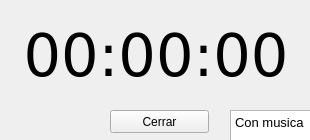
<?xml version="1.0" encoding="UTF-8"?>
<ui version="4.0">
 <class>reloj</class>
 <widget class="QMainWindow" name="reloj">
  <property name="geometry">
   <rect>
    <x>0</x>
    <y>0</y>
    <width>310</width>
    <height>140</height>
   </rect>
  </property>
  <property name="minimumSize">
   <size>
    <width>310</width>
    <height>140</height>
   </size>
  </property>
  <property name="maximumSize">
   <size>
    <width>310</width>
    <height>140</height>
   </size>
  </property>
  <property name="windowTitle">
   <string>Reloj alarma</string>
  </property>
  <property name="windowOpacity">
   <double>1.000000000000000</double>
  </property>
  <property name="layoutDirection">
   <enum>Qt::LeftToRight</enum>
  </property>
  <property name="autoFillBackground">
   <bool>false</bool>
  </property>
  <widget class="QWidget" name="centralwidget">
   <widget class="QLabel" name="label">
    <property name="enabled">
     <bool>true</bool>
    </property>
    <property name="geometry">
     <rect>
      <x>6</x>
      <y>10</y>
      <width>300</width>
      <height>91</height>
     </rect>
    </property>
    <property name="sizeIncrement">
     <size>
      <width>0</width>
      <height>0</height>
     </size>
    </property>
    <property name="font">
     <font>
      <family>Verdana</family>
      <pointsize>44</pointsize>
     </font>
    </property>
    <property name="text">
     <string>00:00:00</string>
    </property>
    <property name="alignment">
     <set>Qt::AlignCenter</set>
    </property>
   </widget>
   <widget class="QPushButton" name="cerrar">
    <property name="geometry">
     <rect>
      <x>110</x>
      <y>110</y>
      <width>99</width>
      <height>23</height>
     </rect>
    </property>
    <property name="text">
     <string>Cerrar</string>
    </property>
   </widget>
   <widget class="QTextBrowser" name="textBrowser">
    <property name="geometry">
     <rect>
      <x>230</x>
      <y>110</y>
      <width>111</width>
      <height>91</height>
     </rect>
    </property>
    <property name="html">
     <string>&lt;!DOCTYPE HTML PUBLIC &quot;-//W3C//DTD HTML 4.0//EN&quot; &quot;http://www.w3.org/TR/REC-html40/strict.dtd&quot;&gt;
&lt;html&gt;&lt;head&gt;&lt;meta name=&quot;qrichtext&quot; content=&quot;1&quot; /&gt;&lt;style type=&quot;text/css&quot;&gt;
p, li { white-space: pre-wrap; }
&lt;/style&gt;&lt;/head&gt;&lt;body style=&quot; font-family:'Sans'; font-size:10pt; font-weight:400; font-style:normal;&quot;&gt;
&lt;p style=&quot; margin-top:0px; margin-bottom:0px; margin-left:0px; margin-right:0px; -qt-block-indent:0; text-indent:0px;&quot;&gt;Con musica &lt;/p&gt;&lt;/body&gt;&lt;/html&gt;</string>
    </property>
   </widget>
  </widget>
 </widget>
 <resources/>
 <connections>
  <connection>
   <sender>cerrar</sender>
   <signal>clicked()</signal>
   <receiver>reloj</receiver>
   <slot>close()</slot>
   <hints>
    <hint type="sourcelabel">
     <x>151</x>
     <y>122</y>
    </hint>
    <hint type="destinationlabel">
     <x>159</x>
     <y>105</y>
    </hint>
   </hints>
  </connection>
 </connections>
</ui>
